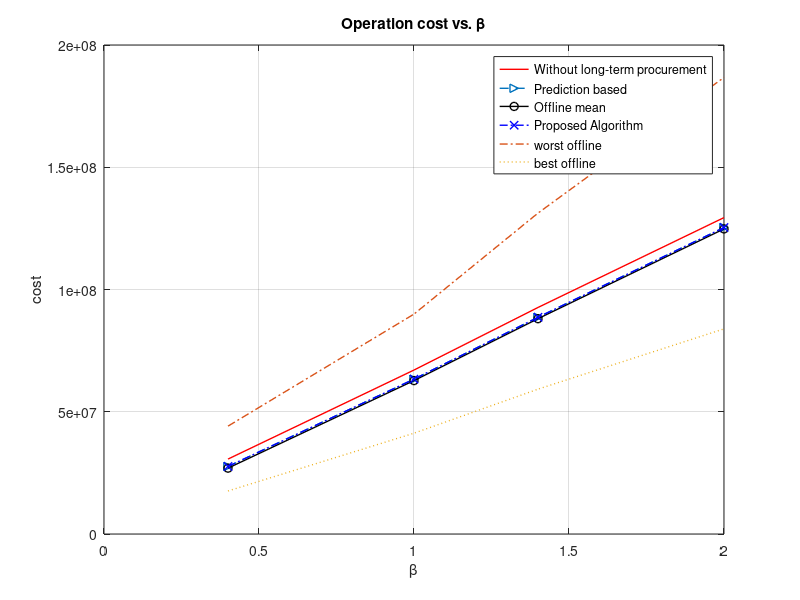
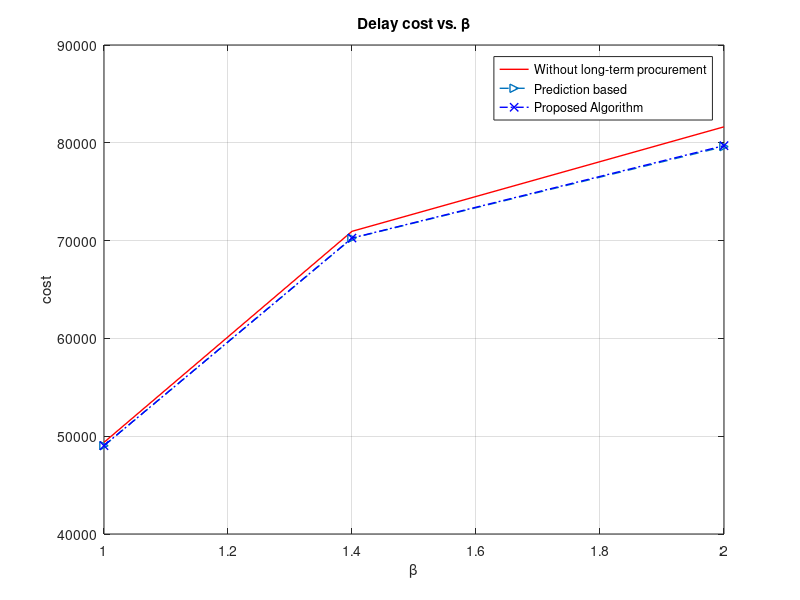
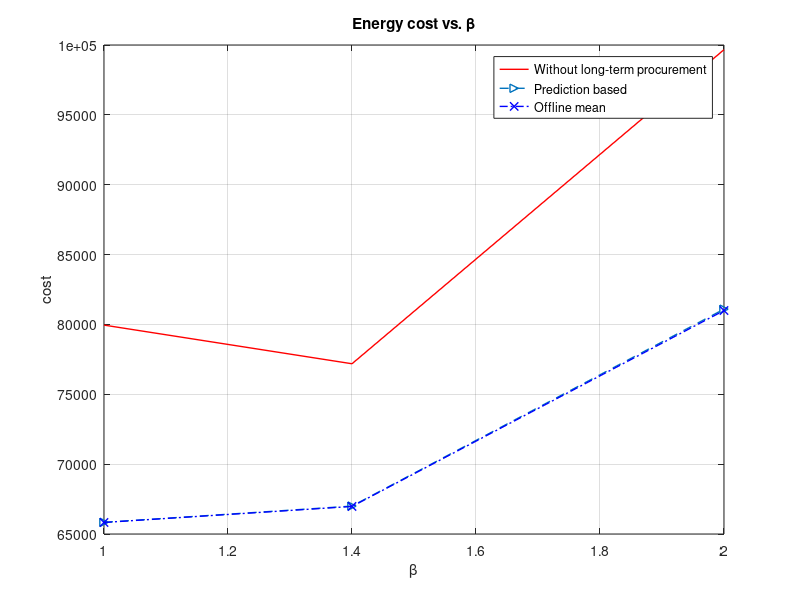

The MATLAB script that drew these images, in order:
%% Trade off
close all;

beta_array = [0.4 1 1.4 2];
no_long_term =  [3.0644e+07 6.7061e+07 9.2653e+07 1.2941e+08];
pred_based =    [2.7630e+07 6.3335e+07 8.8630e+07 1.2535e+08];
offline_based = [2.6940e+07 6.2749e+07 8.8066e+07 1.2479e+08];
worstOffline =  [4.4118e+07 8.9941e+07 1.3125e+08 1.8674e+08];
bestOffline =   [1.7592e+07 4.1227e+07 5.9241e+07 8.3901e+07];
long_term =     [2.7626e+07 6.3335e+07 8.8629e+07 1.2535e+08];

proposedStr = 'Proposed Algorithm';
withoutLongTermStr = 'Without long-term procurement';

no_long_termLineStyle = '-r';
pred_basedLineStype = '>--';
offlineLineStype = 'o-k';
long_termLineStyle = 'x-.b';

worstOfflineLineStyle = '-.';
bestOfflineLineStyle = ':';


figure(1);


plot(beta_array, no_long_term, no_long_termLineStyle, 'LineWidth',1);
hold on;
plot(beta_array, pred_based, pred_basedLineStype,'LineWidth',1);
hold on;
plot(beta_array, offline_based, offlineLineStype,'LineWidth',1);
hold on;
plot(beta_array, long_term, long_termLineStyle,'LineWidth',1);
hold on;
plot(beta_array, worstOffline, worstOfflineLineStyle,'LineWidth',1);
hold on;
plot(beta_array, bestOffline, bestOfflineLineStyle,'LineWidth',1);
hold on;


xlabel('\beta');
ylabel('cost') % left y-axis
title('Operation cost vs. \beta');
legend(withoutLongTermStr, 'Prediction based', 'Offline mean',  proposedStr, 'worst offline', 'best offline');
grid on;
%%

figure(2);

beta_array = [1 1.4 2];
no_long_term =  [4.9371e+04  7.0948e+04 8.1633e+04];
pred_based =    [4.9034e+04 7.0235e+04 7.9612e+04];
long_term =     [4.9036e+04 7.0262e+04 7.9710e+04];

plot(beta_array, no_long_term, no_long_termLineStyle, 'LineWidth',1);
hold on;
plot(beta_array, pred_based, pred_basedLineStype,'LineWidth',1);
hold on;
plot(beta_array, long_term, long_termLineStyle,'LineWidth',1);


xlabel('\beta');
ylabel('cost') % left y-axis
title('Delay cost vs. \beta');
legend(withoutLongTermStr, 'Prediction based', proposedStr);
grid on;

%%

figure(3);

beta_array = [1 1.4 2];
no_long_term =  [7.9952e+04 7.7185e+04 9.9665e+04];
pred_based =    [6.5834e+04 6.6999e+04 8.1094e+04];
long_term =     [6.5825e+04 6.6972e+04 8.0995e+04];

plot(beta_array, no_long_term, no_long_termLineStyle, 'LineWidth',1);
hold on;
plot(beta_array, pred_based, pred_basedLineStype,'LineWidth',1);
hold on;
plot(beta_array, long_term, long_termLineStyle,'LineWidth',1);

xlabel('\beta');
ylabel('cost') % left y-axis
title('Energy cost vs. \beta');
legend(withoutLongTermStr, 'Prediction based', 'Offline mean',  proposedStr, 'worst offline', 'best offline');
grid on;